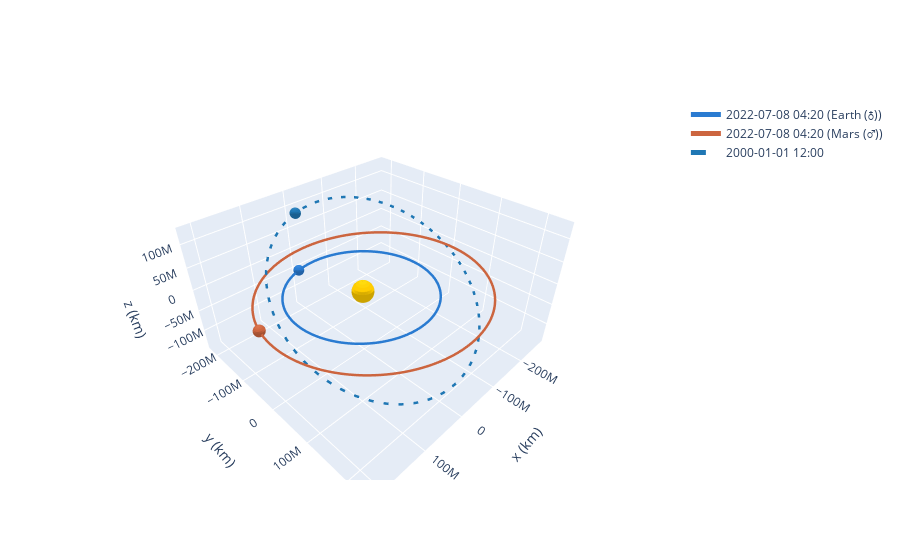

Write notebook code for a chart like this one.
### Code cell
import numpy as np
from astropy import units as u
from astropy.time import Time
from poliastro.bodies import Earth, Mars, Sun
from poliastro.constants import J2000
from poliastro.plotting import OrbitPlotter3D
from poliastro.twobody import Orbit
from poliastro.ephem import Ephem
from poliastro.ephem import Planes
from poliastro.util import time_range
import plotly.io as pio

#if running please make sure that proper poliastro and astropy packages are installed
pio.renderers.default = "plotly_mimetype+notebook_connected"
V = od.trueAnomaly(data)
print()
epoch = Time("2022-07-08 04:20:38", scale = "tcb")
asteroid = Orbit.from_classical(Sun, a << u.AU, e << u.one, i << u.deg, om << u.deg, w << u.deg, V << u.deg)

frame = OrbitPlotter3D(plane=Planes.EARTH_ECLIPTIC)
frame.plot_body_orbit(Earth, epoch)
frame.plot_body_orbit(Mars, epoch)
frame.plot(asteroid)

### Figure 1 — Plotly figure (JSON) as saved in the notebook; plotly's stock layout.template omitted (floating-point values rounded to 4 significant figures; data arrays with more than 128 entries replaced by an {"elided": "..."} marker saying what was removed)
{"data": [{"cauto": false, "cmax": 1, "cmin": 1, "colorscale": [[0, "#ffcc00"], [1, "#ffcc00"]], "name": "Sun", "showscale": false, "type": "surface", "x": {"elided": "20x20 float values"}, "y": {"elided": "20x20 float values"}, "z": {"elided": "20x20 float values"}}, {"line": {"color": "#2a7bd1", "dash": "solid", "width": 5}, "mode": "lines", "name": "2022-07-08 04:20 (Earth (♁))", "type": "scatter3d", "x": {"elided": "150 float values"}, "y": {"elided": "150 float values"}, "z": {"elided": "150 float values"}}, {"cauto": false, "cmax": 1, "cmin": 1, "colorscale": [[0, "#2a7bd1"], [1, "#2a7bd1"]], "name": "2022-07-08 04:20 (Earth (♁))", "showscale": false, "type": "surface", "x": {"elided": "20x20 float values"}, "y": {"elided": "20x20 float values"}, "z": {"elided": "20x20 float values"}}, {"cauto": false, "cmax": 1, "cmin": 1, "colorscale": [[0, "#ffcc00"], [1, "#ffcc00"]], "name": "Sun", "showscale": false, "type": "surface", "x": {"elided": "20x20 float values"}, "y": {"elided": "20x20 float values"}, "z": {"elided": "20x20 float values"}}, {"cauto": false, "cmax": 1, "cmin": 1, "colorscale": [[0, "#ffcc00"], [1, "#ffcc00"]], "name": "Sun", "showscale": false, "type": "surface", "x": {"elided": "20x20 float values"}, "y": {"elided": "20x20 float values"}, "z": {"elided": "20x20 float values"}}, {"line": {"color": "#cc653f", "dash": "solid", "width": 5}, "mode": "lines", "name": "2022-07-08 04:20 (Mars (♂))", "type": "scatter3d", "x": {"elided": "150 float values"}, "y": {"elided": "150 float values"}, "z": {"elided": "150 float values"}}, {"cauto": false, "cmax": 1, "cmin": 1, "colorscale": [[0, "#cc653f"], [1, "#cc653f"]], "name": "2022-07-08 04:20 (Mars (♂))", "showscale": false, "type": "surface", "x": {"elided": "20x20 float values"}, "y": {"elided": "20x20 float values"}, "z": {"elided": "20x20 float values"}}, {"cauto": false, "cmax": 1, "cmin": 1, "colorscale": [[0, "#ffcc00"], [1, "#ffcc00"]], "name": "Sun", "showscale": false, "type": "surface", "x": {"elided": "20x20 float values"}, "y": {"elided": "20x20 float values"}, "z": {"elided": "20x20 float values"}}, {"cauto": false, "cmax": 1, "cmin": 1, "colorscale": [[0, "#ffcc00"], [1, "#ffcc00"]], "name": "Sun", "showscale": false, "type": "surface", "x": {"elided": "20x20 float values"}, "y": {"elided": "20x20 float values"}, "z": {"elided": "20x20 float values"}}, {"line": {"color": "rgb(31, 119, 180)", "dash": "dash", "width": 5}, "mode": "lines", "name": "2000-01-01 12:00", "type": "scatter3d", "x": {"elided": "150 float values"}, "y": {"elided": "150 float values"}, "z": {"elided": "150 float values"}}, {"cauto": false, "cmax": 1, "cmin": 1, "colorscale": [[0, "rgb(31, 119, 180)"], [1, "rgb(31, 119, 180)"]], "name": "2000-01-01 12:00", "showscale": false, "type": "surface", "x": {"elided": "20x20 float values"}, "y": {"elided": "20x20 float values"}, "z": {"elided": "20x20 float values"}}, {"cauto": false, "cmax": 1, "cmin": 1, "colorscale": [[0, "#ffcc00"], [1, "#ffcc00"]], "name": "Sun", "showscale": false, "type": "surface", "x": {"elided": "20x20 float values"}, "y": {"elided": "20x20 float values"}, "z": {"elided": "20x20 float values"}}], "layout": {"autosize": true, "scene": {"aspectmode": "data", "xaxis": {"title": {"text": "x (km)"}}, "yaxis": {"title": {"text": "y (km)"}}, "zaxis": {"title": {"text": "z (km)"}}}}}
